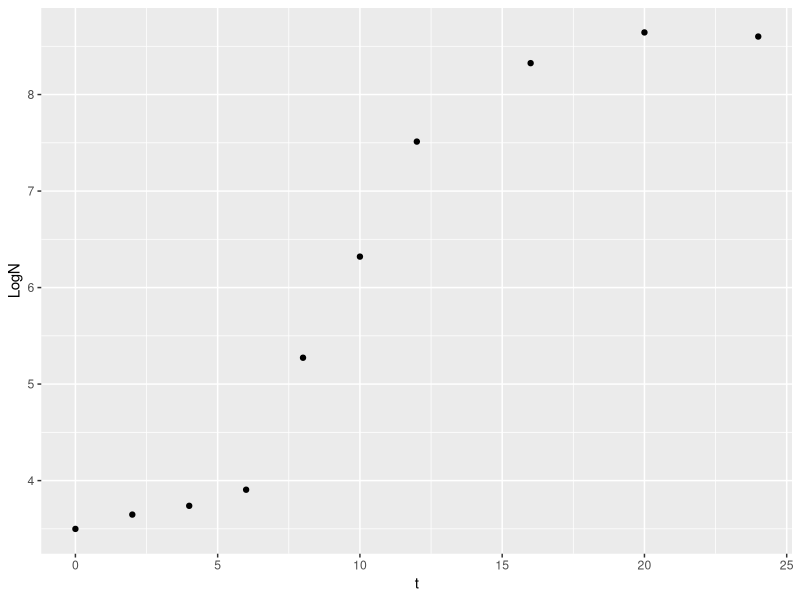
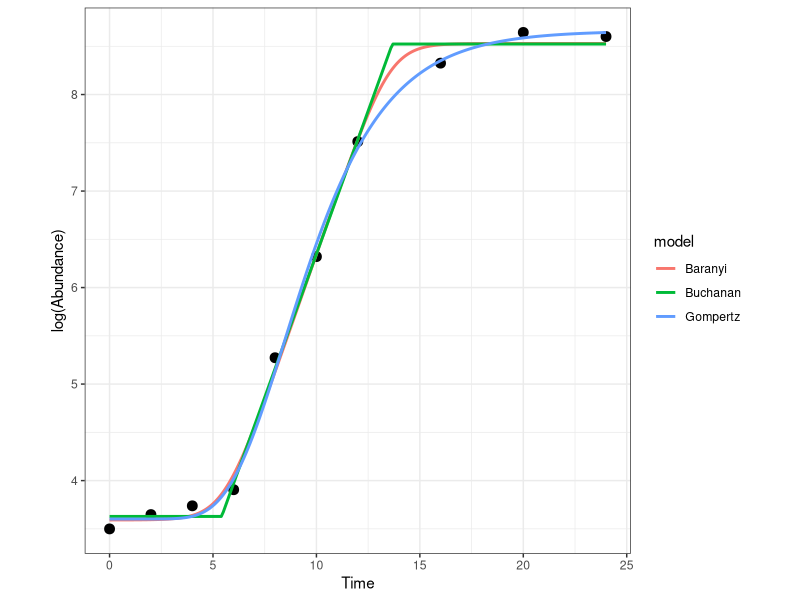

Reproduce these figures in R, in order.
########## Model fitting example using Non-Linear Least Squares ############
######################### Population growth rate ###########################


# clear workspace
rm(list = ls())
graphics.off()

# load neccesary packages
library(repr)
library(minpack.lm) # for Levenberg-Marquardt nlls fitting
library(ggplot2)

# generate some "data" on the number of bacterial cells as a function of time
time <- c(0, 2, 4, 6, 8, 10, 12, 16, 20, 24) # timepoints in hours
log_cells <- c(3.62, 3.62, 3.63, 4.14, 5.23, 6.27, 7.57, 8.38, 8.70, 8.69) # logged cell counts
# set seed to ensure you always get the same random sequence if fluctuations occur
set.seed(1234)
# put data into a dataframe and add some random error to emulate random sampling errors
# these errors are assumed to be normal so we can perform NLLS fits
data <- data.frame(time, log_cells + rnorm(length(time), sd = .1))
# name dataframe columns
names(data) <- c("t", "LogN")
# view data
head(data)

# note that NLLS often converges better if you linearise the data, which
# is why the call counts are logged

# plot the data
ggplot(data, aes(x = t, y = LogN)) +
  geom_point()

# fit three growth models, all of which are known to fit such population
# growth data, especially in microbes
# each of these growth models can be described in terms of:
# N0: initial cell culture (population) density (number of cells per unit volume)
# Nmax: maximum culture density (aka "carrying capacity")
# rmax: maximum growth rate
# tlag: duration of the lag phase before the population starts 
#       growing exponentially

# first specify the models

# Baranyi model (Baranyi 1993)
baranyi_model <- function(t, r_max, N_max, N_0, t_lag){ 
  return(N_max + log10((-1+exp(r_max*t_lag) + exp(r_max*t))/(exp(r_max*t) - 1 + exp(r_max*t_lag) * 10^(N_max-N_0))))
}

# Buchanan model - three phase logistic (Buchanan 1997)
buchanan_model <- function(t, r_max, N_max, N_0, t_lag){
  return(N_0 + (t >= t_lag) * (t <= (t_lag + (N_max - N_0) * log(10)/r_max)) * r_max * (t - t_lag)/log(10) +
           (t >= t_lag) * (t > (t_lag + (N_max - N_0) * log(10)/r_max)) * (N_max - N_0))
}

# Modified gompertz growth model (Zwietering 1990)
gompertz_model <- function(t, r_max, N_max, N_0, t_lag){ 
  return(N_0 + (N_max - N_0) * exp(-exp(r_max * exp(1) * (t_lag - t)/((N_max - N_0) * log(10)) + 1)))
}

# note that the functions have been written in log (to the base 10 but can
# also be base 2 or natural log) scale because we want to do the fitting in
# log scale. 
# the interpretation of the fitted parameters does not change if we take a
# log of the model's equation.

# generate some starting values for NLLS fitting, derived from the data
N_0_start <- min(data$LogN)
N_max_start <- max(data$LogN)
t_lag_start <- data$t[which.max(diff(diff(data$LogN)))]
r_max_start <- max(diff(data$LogN))/mean(diff(data$t))

# now fit the models
fit_baranyi <- nlsLM(LogN ~ baranyi_model(t = t, r_max, N_max, N_0, t_lag), data,
                     list(t_lag=t_lag_start, r_max=r_max_start, N_0 = N_0_start, N_max = N_max_start))

fit_buchanan <- nlsLM(LogN ~ buchanan_model(t = t, r_max, N_max, N_0, t_lag), data,
                      list(t_lag=t_lag_start, r_max=r_max_start, N_0 = N_0_start, N_max = N_max_start))

fit_gompertz <- nlsLM(LogN ~ gompertz_model(t = t, r_max, N_max, N_0, t_lag), data,
                      list(t_lag=t_lag_start, r_max=r_max_start, N_0 = N_0_start, N_max = N_max_start))

# note you may get a warning that one or more of the models generated
# some NaNs during the fitting procedure for the given data but this is can
# be ignored in this case (but not always! Sometimes NaNs mean the equation
# has been written incorrectly or NaNs are generated across the whole range of
# data, which would mean the model is inappropriate for these data).

# get model summaries
summary(fit_baranyi)
summary(fit_buchanan)
summary(fit_gompertz)

# plot data and fits
timepoints <- seq(0, 24, 0.1)

baranyi_points <- baranyi_model(t = timepoints, r_max = coef(fit_baranyi)["r_max"], N_max = coef(fit_baranyi)["N_max"], N_0 = coef(fit_baranyi)["N_0"], t_lag = coef(fit_baranyi)["t_lag"])

buchanan_points <- buchanan_model(t = timepoints, r_max = coef(fit_buchanan)["r_max"], N_max = coef(fit_buchanan)["N_max"], N_0 = coef(fit_buchanan)["N_0"], t_lag = coef(fit_buchanan)["t_lag"])

gompertz_points <- gompertz_model(t = timepoints, r_max = coef(fit_gompertz)["r_max"], N_max = coef(fit_gompertz)["N_max"], N_0 = coef(fit_gompertz)["N_0"], t_lag = coef(fit_gompertz)["t_lag"])

# collect time and predicted log(abundance points) for each model
# into a dataframe
df1 <- data.frame(timepoints, baranyi_points)
df1$model <- "Baranyi"
names(df1) <- c("t", "LogN", "model")

df2 <- data.frame(timepoints, buchanan_points)
df2$model <- "Buchanan"
names(df2) <- c("t", "LogN", "model")

df3 <- data.frame(timepoints, gompertz_points)
df3$model <- "Gompertz"
names(df3) <- c("t", "LogN", "model")

# combine dataframes into one for use in plotting
model_frame <- rbind(df1, df2, df3)

ggplot(data, aes(x = t, y = LogN)) +
  geom_point(size = 3) +
  geom_line(data = model_frame, aes(x = t, y = LogN, col = model), size = 1) +
  theme_bw() + # make the background white
  theme(aspect.ratio=1)+ # make the plot square 
  labs(x = "Time", y = "log(Abundance)")
